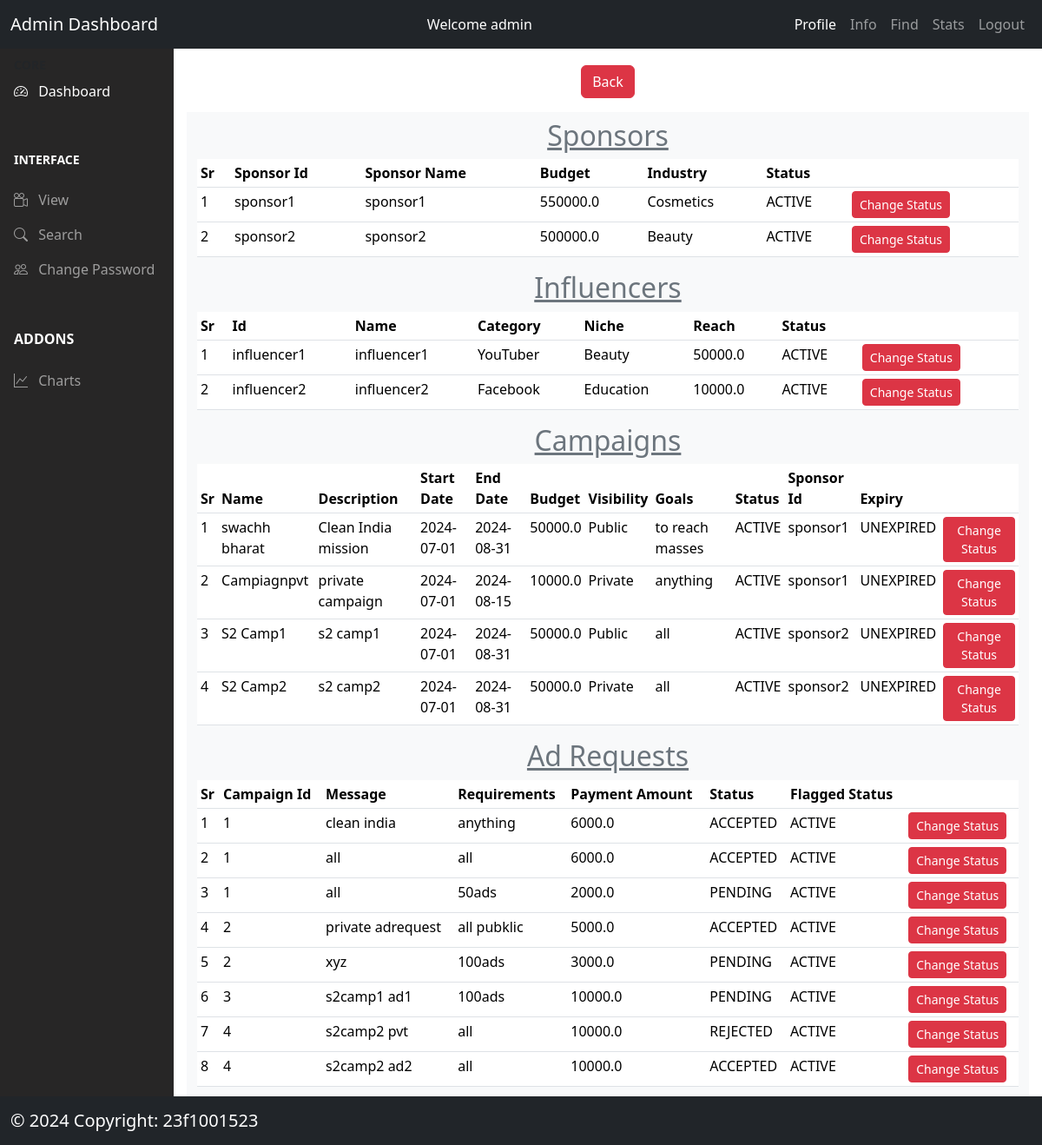
Page /admin/info (signed in) on the earlier database version.
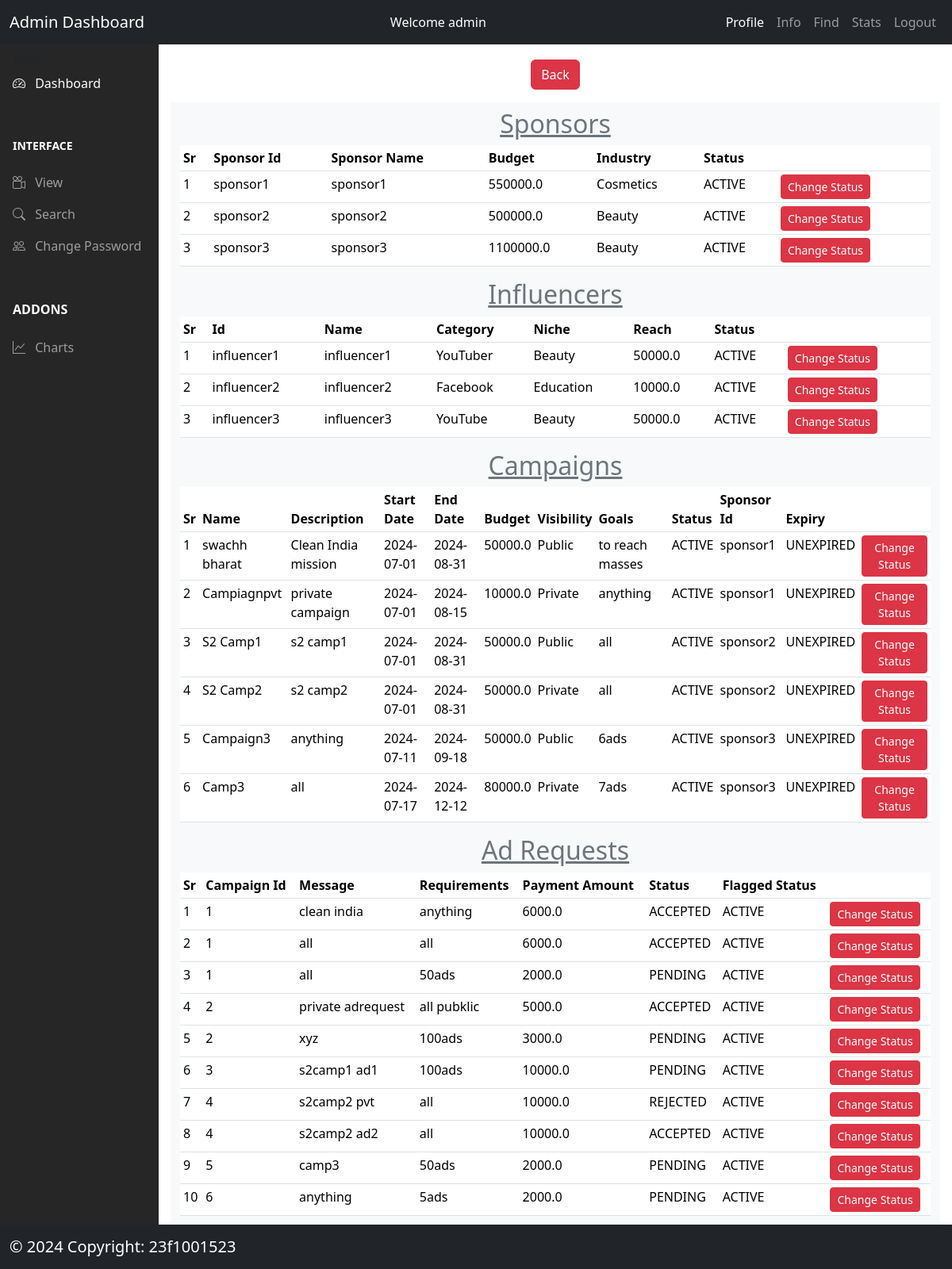
Same page on the later database version.
### models/model.py (models this page shows, shortened)
class Sponsor(db.Model):
  __tablename__ = "sponsors"
  id = db.Column(db.Integer, autoincrement=True, primary_key=True)
  sponsor_id = db.Column(db.String(200), nullable=False, unique=True)
  sponsor_name = db.Column(db.String(300), nullable=False)
  sponsor_password = db.Column(db.String(50), nullable=False)
  industry = db.Column(db.String(200), nullable=False)
  budget = db.Column(db.Float, nullable=False)
  status = db.Column(db.String(200), nullable=False)
  campaigns = db.relationship("Campaign", backref="sponsor", lazy=True)
  create_date = db.Column(db.DateTime, default=datetime.now(timezone.utc))

class Influencer(db.Model):
  __tablename__ = "influencers"
  id = db.Column(db.Integer, autoincrement=True, primary_key=True)
  influencer_id = db.Column(db.String(200), nullable=False, unique=True)
  influencer_name = db.Column(db.String(200), nullable=False)
  influencer_password = db.Column(db.String(50), nullable=False)
  category = db.Column(db.String(200), nullable=False)
  niche = db.Column(db.String(200), nullable=False)
  reach = db.Column(db.Float, nullable=False)
  status = db.Column(db.String(200), nullable=False)
  create_date = db.Column(db.DateTime, default=datetime.now(timezone.utc))
  adrequest = db.relationship("AdRequest", backref="influencer", lazy=True)
  negotiations = db.relationship('Negotiation',
                                 backref='incluencer',
                                 lazy=True)

class Campaign(db.Model):
  __tablename__ = 'campaigns'
  campaign_id = db.Column(db.Integer, autoincrement=True, primary_key=True)
  name = db.Column(db.String(200), nullable=False)
  description = db.Column(db.String(500), nullable=False)
  start_date = db.Column(db.String(200), nullable=False)
  end_date = db.Column(db.String(200), nullable=False)
  budget = db.Column(db.Float, nullable=False)
  visibility = db.Column(db.String(200), nullable=False)
  goals = db.Column(db.String(200), nullable=False)
  status = db.Column(db.String(200), nullable=False)  #active or inactive
  sponsor_id = db.Column(db.String(200),
                         db.ForeignKey("sponsors.sponsor_id"),
                         nullable=False)
  adrequests = db.relationship("AdRequest", backref="campaign", lazy=True)
  create_date = db.Column(db.DateTime, default=datetime.now(timezone.utc))
  expiry = db.Column(db.String(100), nullable=False)  # campaign expiry date

class AdRequest(db.Model):
  __tablename__ = 'adrequests'
  adrequest_id = db.Column(db.Integer, autoincrement=True, primary_key=True)
  message = db.Column(db.String(500), nullable=False)
  requirements = db.Column(db.String(500), nullable=False)
  payment_amount = db.Column(db.Float, nullable=False)
  status = db.Column(db.String(200),
                     nullable=False)  #PENDING/ACCEPTED/REJECTED
  flag_status = db.Column(db.String(50), nullable=False)  #active or inactive
  campaign_id = db.Column(db.String(200),
                          db.ForeignKey("campaigns.campaign_id"),
                          nullable=False)
  influencer_id = db.Column(db.String(200),
                            db.ForeignKey("influencers.influencer_id"))
  create_date = db.Column(db.DateTime, default=datetime.now(timezone.utc))
  negotiations = db.relationship('Negotiation', backref='adrequest', lazy=True)

### controllers/admin.py (the view)
@app.route('/admin/info')
@login_required
def admin_info():
  try:
    admin_id = session["user_id"]
    sponsors = Sponsor.query.order_by(Sponsor.sponsor_id).all()
    influencers = Influencer.query.order_by(Influencer.influencer_id).all()
    campaigns = Campaign.query.order_by(Campaign.campaign_id).all()
    adrequests = AdRequest.query.order_by(AdRequest.campaign_id).all()
    return render_template('/admin/admin_info.html',
                          admin_id=admin_id,
                          sponsors=sponsors,
                          influencers=influencers,
                          campaigns=campaigns,
                          adrequests=adrequests)
  except:
    flash(fatalerror)

### controllers/usermanager.py (called while the page is built)
def login_required(func):
  @wraps(func)
  def wrapper_admin(*args, **kwargs):
    if session.get('loggedin') is None or session['user_type'] != 'admin':
      flash('You need to login first')
      return redirect(url_for('login'))
    return func(*args, **kwargs)
  return wrapper_admin

### templates/admin/admin_info.html (shortened to what this page needs)
{% extends '/admin/admin_dashboard.html' %}
{% block content %}
<div class='text-center'>
 <a type="button" href='/admin/dashboard' class="btn btn-danger text-white mt-3">Back</a>
  </div>
<div class="container ">
<div class="row justify-content-center mt-3">
  <div class="col bg-light ">
  <div class="mt-2 ">
      {% if sponsors %}
       <h2 class='text-secondary text-center'><u>Sponsors</u></h2>
       <table class='table table-responsive table-sm'>
          <thead class='bg-dark text-white'>
           <th>Sr</th>
           <th>Sponsor Id</th>
           <th>Sponsor Name</th>
           <th>Budget</th>
           <th>Industry</th>
           <th>Status</th>
           <th></th>
          </thead>
         {% for sponsor in sponsors %}
         <tr>
           <td>{{loop.index}}</td>
           <td>{{ sponsor.sponsor_id }}</td>
         <td>{{ sponsor.sponsor_name }}</td>
           <td>{{ sponsor.budget }}</td>
           <td>{{ sponsor.industry }}</td>
           <td>{{ sponsor.status }}</td>
           <td><a href='/admin/sponsor/flag/{{sponsor.sponsor_id}}' class="btn btn-danger btn-sm">Change Status</a>
           </td>
         </tr>
         {% endfor %}
       </table>
       {% endif %}
  </div>
  <div>
    {% if influencers %}
       <h2 class='text-secondary text-center'><u>Influencers</u></h2>
       <table class='table table-responsive table-sm'>
         <thead class='bg-dark text-white'>
           <th>Sr</th>
           <th>Id</th>
           <th>Name</th>
           <th>Category</th>
           <th>Niche</th>
           <th>Reach</th>
           <th>Status</th>
           <th colspan=2></th>
         </thead>
         {% for influencer in influencers %}
         <tr>
           <td>{{loop.index}}</td>
           <td>{{ influencer.influencer_id }}</td>
         <td>{{ influencer.influencer_name }}</td>
           <td>{{ influencer.category }}</td>
           <td>{{ influencer.niche }}</td>
           <td>{{ influencer.reach }}</td>
           <td>{{influencer.status}}</td>
           <td><a  href='/admin/influencer/flag/{{influencer.influencer_id}}' class="btn btn-danger btn-sm">Change Status</a></td>
         </tr>
         {% endfor %}
       </table>
       {% endif %}
  </div>
  <div>
    {% if campaigns %}
     <h2 class='text-secondary text-center'><u>Campaigns</u></h2>
     <table class='table table-responsive table-sm'>
       <thead class='bg-dark text-white'>
       <tr>
         <th>Sr</th>
         <th>Name</th>
         <th>Description</th>
         <th>Start Date</th>
         <th>End Date</th>
         <th>Budget</th>
         <th>Visibility</th>
         <th>Goals</th>
         <th>Status</th>
         <th>Sponsor Id</th>
         <th>Expiry</th>
         <th></th>
       </tr>
       </thead>
       {% for campaign in campaigns %}
       <tr>
         <td>{{loop.index}}</td>
         <td>{{ campaign.name }}</td>
       <td>{{ campaign.description }}</td>
         <td>{{ campaign.start_date }}</td>
         <td>{{ campaign.end_date }}</td>
         <td>{{ campaign.budget }}</td>
         <td>{{campaign.visibility}}</td>
         <td>{{campaign.goals}}</td>
         <td>{{campaign.status}}</td>
         <td>{{campaign.sponsor_id}}</td>
         <td>{{campaign.expiry}}</td>
         <td>
           {% if campaign.status=="ACTIVE" or campaign.status=="INACTIVE" %}
           <a type="button" href='/admin/campaign/flag/{{campaign.campaign_id}}' class="btn btn-danger btn-sm">Change Status</a>
           {% else %}
           <h6 class="text-danger">Already Deleted</h6>
           {% endif %}
         </td>
       </tr>
       {% endfor %}
     </table>
     {% endif %}
  </div>
  <div>
    {% if adrequests %}
     <h2 class='text-secondary text-center'><u>Ad Requests</u></h2>
     <table class='table table-responsive table-sm'>
       <thead class='bg-dark text-white'>
         <th>Sr</th>
         <th>Campaign Id</th>
         <th>Message</th>
         <th>Requirements</th>
         <th>Payment Amount</th>
         <th>Status</th>
          <th>Flagged Status</th>
         <th></th>
       </thead>
       {% for adrequest in adrequests %}
       <tr>
         <td>{{loop.index}}</td>
         <td>{{ adrequest.campaign_id  }}</td>
       <td>{{ adrequest.message  }}</td>
         <td>{{ adrequest.requirements   }}</td>
         <td>{{ adrequest.payment_amount  }}</td>
         <td>{{ adrequest.status }}</td>
         <td>{{ adrequest.flag_status }}</td>
         <td><a  href='/admin/adrequest/flag/{{adrequest.adrequest_id}}' class="btn btn-danger btn-sm">Change Status</a></td>
       </tr>
       {% endfor %}
     </table>
     {% endif %}
  </div>
  </div>
  </div>
  </div>
{% endblock %}

### templates/admin/admin_dashboard.html (shortened to what this page needs)
<!DOCTYPE html>
<html lang="en">
<head>
  <link rel="stylesheet" href="/static/css/style.css">
  <link href="https://cdn.jsdelivr.net/npm/bootstrap@5.3.3/dist/css/bootstrap.min.css" rel="stylesheet">
  <link rel="stylesheet" href="https://cdn.jsdelivr.net/npm/bootstrap-icons@1.11.1/font/bootstrap-icons.css"/>
</head>
<body>
  <div class="parent">
    <div class="header">
      <nav class="navbar navbar-expand-lg navbar-dark bg-dark">
        <div class="container-fluid">
          <a class="navbar-brand" href="/admin/dashboard">Admin Dashboard</a>
          <div class="collapse navbar-collapse" id="navbarSupportedContent">
            <ul class="navbar-nav ms-auto mb-2 mb-lg-0">
              <li class="nav-item">
                  <a class="nav-link active" href="/admin/profile">Welcome {{session['user_id']}}</a>
              </li>
            </ul>
            <ul class="navbar-nav ms-auto mb-2 mb-lg-0">
              <li class="nav-item">
                <a class="nav-link active" aria-current="page" href="/admin/profile">Profile</a>
              </li>
              <li class="nav-item">
                <a class="nav-link" href="/admin/info">Info</a>
              </li>
              <li class="nav-item">
                <a class="nav-link" href="/admin/find">Find</a>
              </li>
              <li class="nav-item">
                <a class="nav-link" href="/admin/show/stats">Stats</a>
              </li>
              <li class="nav-item">
                  <a class="nav-link" href="/logout">Logout</a>
              </li>
            </ul>
          </div>
        </div>
    </div>
    <div class="aside">
      <nav class="navbar navbar-dark">
          <ul class="navbar-nav navbar-expand-md">
          <li>
            <div class="text-muted small fw-bold text-uppercase px-3">
            </div>
          </li>
          <li>
            <a href="/admin/dashboard" class="nav-link px-3 active">
              <span class="me-2"><i class="bi bi-speedometer2"></i></span>
              <span>Dashboard</span>
            </a>
          </li>
          <li>
            <div class="small fw-bold text-uppercase px-3 mb-3">
              Interface
            </div>
          </li>
          <li>
            <a class="nav-link px-3 sidebar-link"
             href="/admin/info">
              <span class="me-2"><i class="bi bi-camera-reels"></i></span>
              <span>View</span>
            </a>
          </li>
            <li>
              <a href="/admin/find" class="nav-link px-3">
                <span class="me-2"><i class="bi bi-search"></i></span>
                <span>Search</span>
              </a>
            </li>
            <li>
              <a href="/admin/profile" class="nav-link px-3">
                <span class="me-2"><i class="bi bi-people"></i></span>
                <span>Change Password</span>
              </a>
            </li>
          <li>
            <div class="fw-bold text-uppercase px-3 mb-3">
              Addons
            </div>
          </li>
          <li>
            <a href="/admin/show/stats" class="nav-link px-3">
              <span class="me-2"><i class="bi bi-graph-up"></i></span>
              <span>Charts</span>
            </a>
          </li>
        </ul>
      </nav>
    </div>
    <div class="main">
      <div class="container">
           {% block content %}{% endblock %}
         </div>
    </div>
    <div class="footer">
      <nav class="navbar fixed-bottom bg-dark navbar-dark">
        <div class="container-fluid">
          <a class="navbar-brand me-auto" href="#">&copy 2024 Copyright: 23f1001523</a>
        </div>
      </nav>
    </div>
</body>
</html>

### static/css/style.css (style rules this page uses)
.parent { display: grid; height: 100vh; grid-template-areas: "head head" "aside main" "foot foot"; grid-template-columns: 0.2fr 1fr; grid-template-rows: auto 1fr auto; overflow:auto; }
.header { grid-area: head; color: white; position: -webkit-sticky; position: sticky; top: 0; z-index:99; }
.aside { grid-area: aside; background-color: #272626; color: white; }
.main { grid-area: main; background-color: white; margin: 3px; overflow:auto; }
.footer { grid-area: foot; background-color: black; color: white; }

Differences in the rows shown:
added Sponsor: sponsor_id "sponsor3", sponsor_name "sponsor3", budget "1100000.0", industry "Beauty", status "ACTIVE"
added Influencer: influencer_id "influencer3", influencer_name "influencer3", category "YouTube", niche "Beauty", reach "50000.0", status "ACTIVE"
added Campaign: name "Campaign3", description "anything", start_date "2024-07-11", end_date "2024-09-18", budget "50000.0", visibility "Public", goals "6ads", status "ACTIVE", sponsor_id "sponsor3", expiry "UNEXPIRED"
added Campaign: name "Camp3", description "all", start_date "2024-07-17", end_date "2024-12-12", budget "80000.0", visibility "Private", goals "7ads", status "ACTIVE", sponsor_id "sponsor3", expiry "UNEXPIRED"
added AdRequest: campaign_id "5", message "camp3", requirements "50ads", payment_amount "2000.0", status "PENDING", flag_status "ACTIVE"
added AdRequest: campaign_id "6", message "anything", requirements "5ads", payment_amount "2000.0", status "PENDING", flag_status "ACTIVE"
